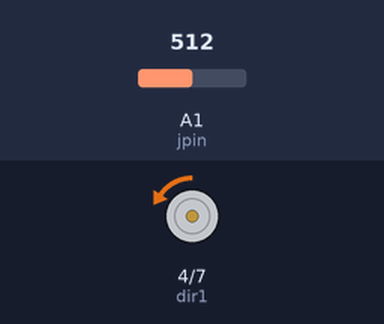
The sketch below on a simulated Arduino Uno, built with avr-gcc and run on an emulated ATmega328P. On the bench: motor-driver pin pairs drawn as motors (green arrow = first pin HIGH = forward, orange = second pin HIGH = backward, longer = more drive, scaled by the enable pin). Inputs (shaded band) come from the test bench; at power-on: A1 (jpin) = 512.

Above: at 1.2 s.
1.3 s: A1 (jpin) set to 486
At 1.8 s:
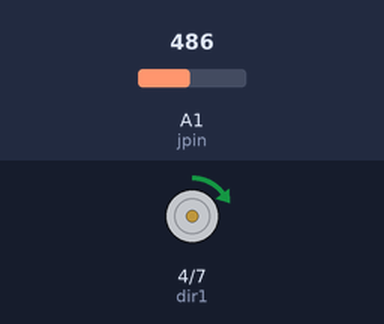
2.8 s: A1 (jpin) set to 306
At 4.0 s:
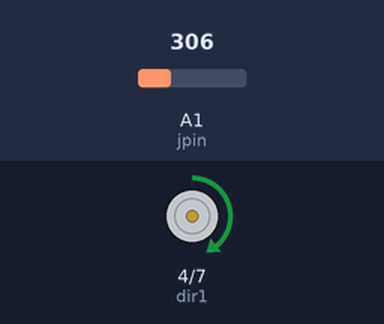
4.3 s: A1 (jpin) set to 122
At 5.3 s:
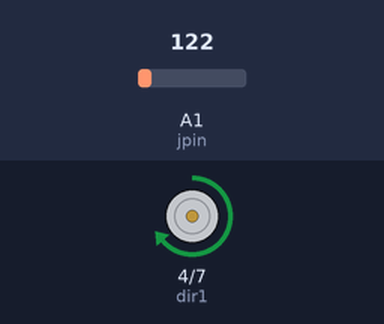
5.8 s: A1 (jpin) set to 0
At 6.4 s:
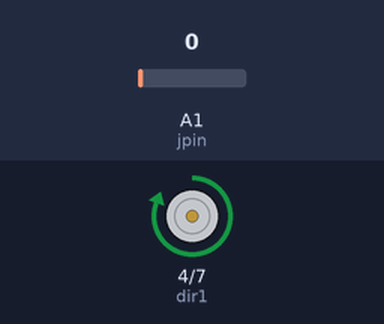
7.3 s: A1 (jpin) set to 716
At 8.5 s:
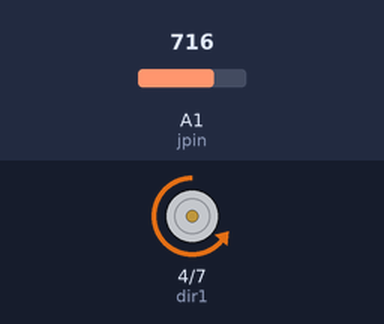
8.8 s: A1 (jpin) set to 511
At 9.9 s:
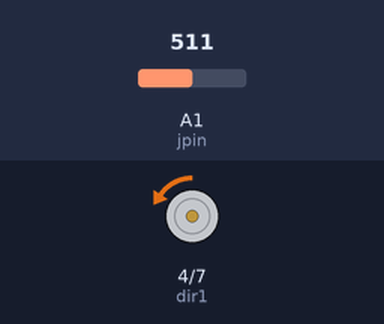
Timing chart, 0 to 11.3 s (numbered marks = the images above; inputs shaded):
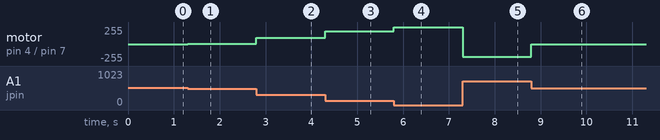

Measured:
- after the input at 1.3 s, motor on pin 4 (dir1) / pin 7 (dir2): backward 7/255 → forward 5/255 at once
- after the input at 2.8 s, motor on pin 4 (dir1) / pin 7 (dir2): forward 5/255 → forward 97/255 at once
- after the input at 4.3 s, motor on pin 4 (dir1) / pin 7 (dir2): forward 97/255 → forward 192/255 at once
- after the input at 5.8 s, motor on pin 4 (dir1) / pin 7 (dir2): forward 192/255 → forward 255/255 at once
- after the input at 7.3 s, motor on pin 4 (dir1) / pin 7 (dir2): forward 255/255 → backward 192/255 at once
- after the input at 8.8 s, motor on pin 4 (dir1) / pin 7 (dir2): backward 192/255 → backward 7/255 at once

The sketch:

1_motorjoystick.ino
```cpp
int speedpin=5;
int dir1=4;
int dir2=7;
int mspeed;
int jpin=A1;
int jval;

void setup() {
  // put your setup code here, to run once:
pinMode(speedpin,OUTPUT);
pinMode(dir1,OUTPUT);
pinMode(dir2,OUTPUT);
pinMode(jpin,INPUT);

}

void loop() {
  // put your main code here, to run repeatedly:
jval=analogRead(jpin);
 if (jval<496){
digitalWrite(dir1,HIGH);
digitalWrite(dir2,LOW);
mspeed=(-255./497.*jval+255);
analogWrite(speedpin,mspeed);
 }
if (jval>=496){
  digitalWrite(dir1,LOW);
  digitalWrite(dir2,HIGH);
mspeed=(255./497.*jval-255);
analogWrite(speedpin,mspeed);
}
}
```
